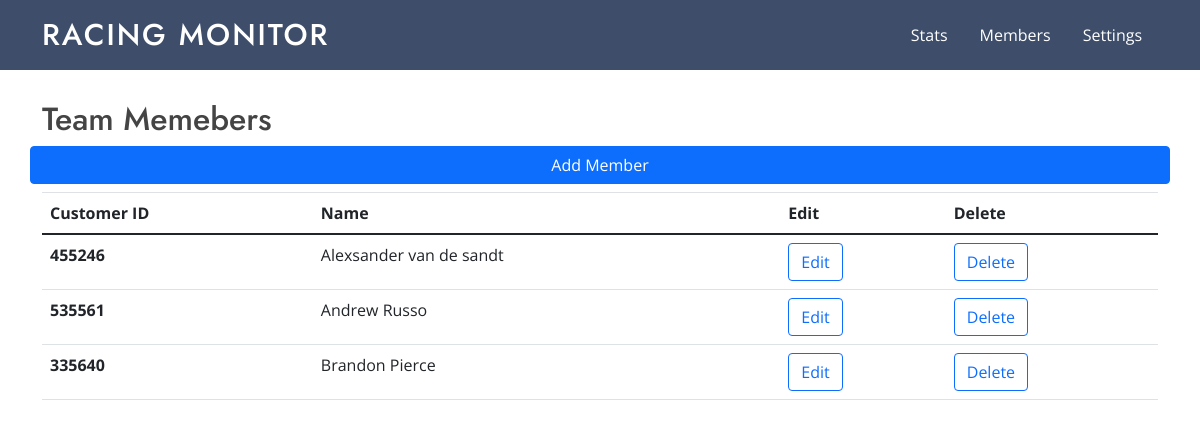
Screenshot of /members (signed in) with the database file from the repository.
### mainapp/models.py (models this page shows)
class Member(models.Model):
  customer_id = models.IntegerField()
  name = models.CharField(max_length=255)

### mainapp/views.py (the view)
# urls.py: path('members', views.members, name='members'),
@login_required
def members(request):
  members = Member.objects.all().values()
  viewParams = {}
  viewParams['members'] = members
  if request.method == 'GET':
    return render(request, 'mainapp/pages/members.html', viewParams)

### templates/mainapp/pages/members.html (shortened to what this page needs)
{% extends 'mainapp/layouts/landing_layout.html' %}
{% load static %}
{% block page_level_css%}
<link rel="stylesheet" type="text/css" href="{% static 'css/review_script.css' %}">
{% endblock %}
{% block content %}
<section class="simple-filler" style="padding:0;">
</section>
<section id="review_script" class="review_script" >
  <div class="container" data-aos="fade-up">
    <div class="row">
      <div class="col-md-3">
        <h2>Team Memebers</h2>
      </div>
    </div>
    <div class="row">
      <button class="btn btn-primary mr-2 mb-2 float-right" data-bs-toggle="modal" data-bs-target="#newMemberModal">Add Member</button>
    </div>
    <table class="table table-hover">
      <thead>
        <tr>
          <th scope="col">Customer ID</th>
          <th scope="col">Name</th>
          <th scope="col">Edit</th>
          <th scope="col">Delete</th>
        </tr>
      </thead>
      <tbody>
        {% for member in members %}
          <tr>
            <th scope="row">{{member.customer_id}}</th>
            <td>{{member.name}}</td>
            <td><button class="btn btn-outline-primary" data-attr="{{member.id}}" onclick="showEditModal('{{member.id}}', '{{member.customer_id}}', '{{member.name}}')" >Edit</button></td>
            <td><a class="btn btn-outline-primary" data-attr="{{member.id}}" href="{% url 'delete_member' member.id %}">Delete</a></td>
          </tr>
        {% endfor %}
      </tbody>
    </table>
  </div>
</section>
{% endblock %}

### static/css/style.css (style rules this page uses)
body { font-family: "Open Sans", sans-serif; color: #444444; user-select: none; }
a { color: #47b2e4; text-decoration: none; }
h1, h2, h3, h4, h5, h6 { font-family: "Jost", sans-serif; }
section { padding: 30px 0; overflow: hidden; }
.simple-filler { width: 100%; height: 70px; background: rgba(40, 58, 90, 0.9); }

### rows the page displays
Member: customer_id "455246", name "Alexsander van de sandt"
Member: customer_id "535561", name "Andrew Russo"
Member: customer_id "335640", name "Brandon Pierce"
